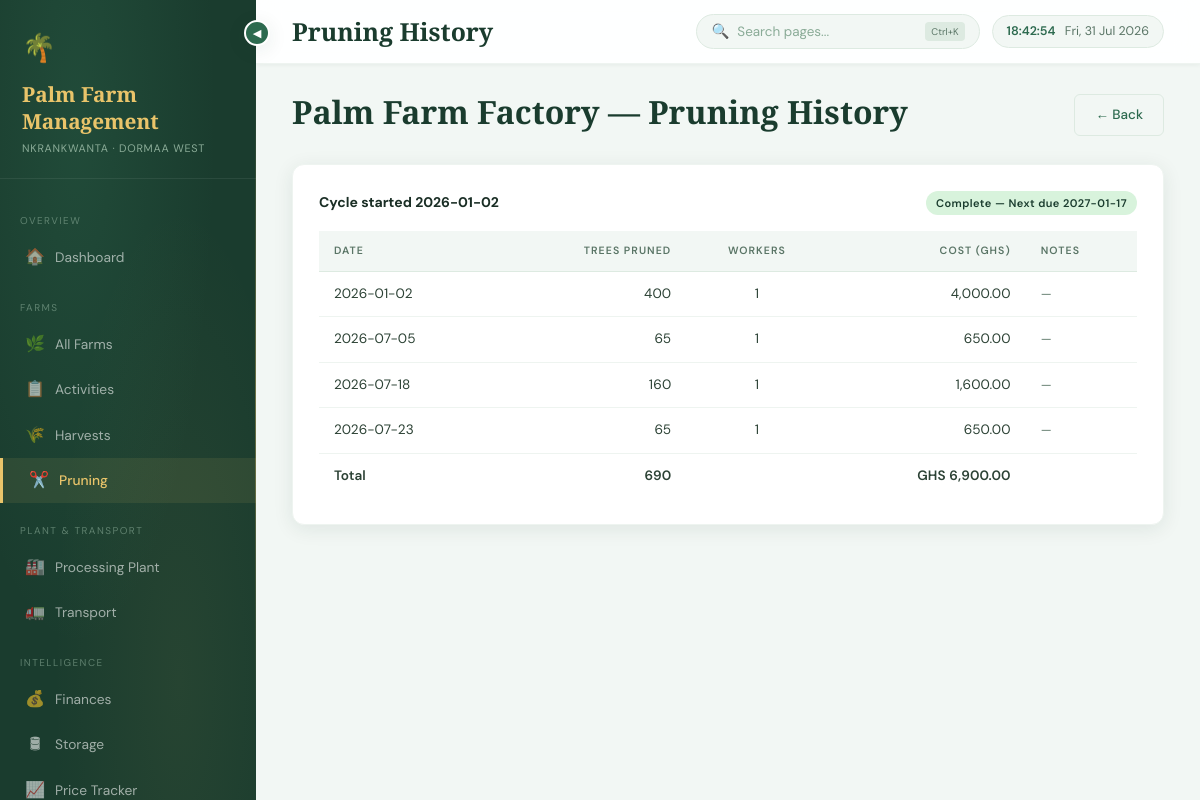
/pruning/history/4, run on the app's committed database.
### tables this page shows
CREATE TABLE farms (
    id              INTEGER PRIMARY KEY AUTOINCREMENT,
    name            TEXT NOT NULL,
    location        TEXT,
    constituency    TEXT,
    size_acres      REAL,
    crop_type       TEXT CHECK(crop_type IN ('Oil Palm', 'Cashew')),
    status          TEXT CHECK(status IN ('Active', 'Inactive', 'Development')),
    total_trees     INTEGER DEFAULT 0,
    notes           TEXT,
    created_at      DATE DEFAULT (DATE('now'))
);

CREATE TABLE pruning_cycles (
    id                  INTEGER PRIMARY KEY AUTOINCREMENT,
    farm_id             INTEGER REFERENCES farms(id) ON DELETE CASCADE,
    cycle_start_date    DATE NOT NULL,
    cycle_end_date      DATE,
    total_trees_pruned  INTEGER DEFAULT 0,
    is_complete         INTEGER DEFAULT 0,  -- 0=false, 1=true
    next_due_date       DATE
);

CREATE TABLE pruning_batches (
    id              INTEGER PRIMARY KEY AUTOINCREMENT,
    farm_id         INTEGER REFERENCES farms(id) ON DELETE CASCADE,
    activity_id     INTEGER REFERENCES activities(id) ON DELETE SET NULL,
    cycle_id        INTEGER REFERENCES pruning_cycles(id) ON DELETE CASCADE,
    date            DATE NOT NULL,
    trees_pruned    INTEGER DEFAULT 0,
    num_labourers   INTEGER DEFAULT 0,
    cost            REAL DEFAULT 0,
    notes           TEXT
);

### routes/pruning.py (the view)
@pruning_bp.route('/history/<int:farm_id>')
def history(farm_id):
    farm   = get_farm(farm_id)
    cycles = query("""
        SELECT * FROM pruning_cycles WHERE farm_id=? ORDER BY id DESC
    """, (farm_id,))
    cycle_data = []
    for c in cycles:
        batches = query("""
            SELECT * FROM pruning_batches WHERE cycle_id=? ORDER BY date
        """, (c['id'],))
        cycle_data.append({'cycle': c, 'batches': batches})
    return render_template('pruning/history.html',
        farm=farm, cycle_data=cycle_data)

### database/db.py (called while the page is built)
def get_connection():
    conn = sqlite3.connect(DB_PATH)
    conn.row_factory = sqlite3.Row
    conn.execute("PRAGMA foreign_keys = ON")
    return conn

def query(sql, params=(), one=False):
    conn = get_connection()
    cur = conn.execute(sql, params)
    rv = cur.fetchone() if one else cur.fetchall()
    conn.close()
    return rv

def get_farm(farm_id):
    return query("SELECT * FROM farms WHERE id = ?", (farm_id,), one=True)

### templates/pruning/history.html (shortened to what this page needs)
{% extends 'base.html' %}
{% block page_title %}Pruning History{% endblock %}
{% block content %}
<div class="page-header">
  <div><h2>{{ farm['name'] }} — Pruning History</h2></div>
  <a href="{{ url_for('pruning.index') }}" class="btn btn-outline">← Back</a>
</div>
{% for cd in cycle_data %}
<div class="card">
  <div class="flex justify-between mb-2">
    <strong>Cycle started {{ cd['cycle']['cycle_start_date'] }}</strong>
    {% if cd['cycle']['is_complete'] %}
      <span class="badge badge-green">Complete — Next due {{ cd['cycle']['next_due_date'] }}</span>
    {% else %}
      <span class="badge badge-amber">In Progress</span>
    {% endif %}
  </div>
  <table><thead><tr><th>Date</th><th class="text-right">Trees Pruned</th><th class="text-center">Workers</th><th class="text-right">Cost (GHS)</th><th>Notes</th></tr></thead>
  <tbody>{% for b in cd['batches'] %}<tr>
    <td>{{ b['date'] }}</td>
    <td class="text-right mono">{{ b['trees_pruned'] }}</td>
    <td class="text-center">{{ b['num_labourers'] }}</td>
    <td class="text-right mono">{{ '{:,.2f}'.format(b['cost']) }}</td>
    <td class="small muted">{{ b['notes'] or '—' }}</td>
  </tr>{% endfor %}
  <tr style="background:var(--grey-light);">
    <td class="bold">Total</td>
    <td class="text-right mono bold">{{ cd['cycle']['total_trees_pruned'] }}</td>
    <td></td>
    <td class="text-right mono bold">GHS {{ '{:,.2f}'.format(cd['batches']|sum(attribute='cost')) }}</td>
    <td></td>
  </tr>
  </tbody></table>
</div>
{% else %}
<div class="alert alert-amber">No pruning history for this farm yet.</div>
{% endfor %}
{% endblock %}

### templates/base.html (style rules this page uses)
:root { --green-dark: #1a3c2e; --green-mid: #2d6a4f; --green-light: #52b788; --green-pale: #d8f3dc; --green-wash: #eef7f1; --gold: #e9c46a; --gold-dark: #c49a2a; --gold-pale: #fdf3dc; --red: #e63946; --red-pale: #fdecea; --amber: #f4a261; --amber-pale: #fef0e0; --white: #ffffff; --off-white: #f8faf9; --surface: #f2f7f4; --border: #ddeae1; --border-soft: #eef4f0; --ink: #1a2e25; --ink-mid: #2c4235; --ink-soft: #5a7566; --ink-muted: #8aab97; --sidebar-w: 256px; --r-sm: 6px; --r: 12px; --r-lg: 18px; --shadow-sm: 0 1px 4px rgba(26,60,46,0.06); --shadow: 0 4px 20px rgba(26,60,46,0.09); --shadow-lg: 0 8px 40px rgba(26,60,46,0.13); --shadow-gold: 0 4px 20px rgba(196,154,42,0.2); }
*, *::before, *::after { box-sizing: border-box; margin: 0; padding: 0; }
html { scroll-behavior: smooth; }
body { font-family: 'DM Sans', sans-serif; background: var(--surface); color: var(--ink); display: flex; min-height: 100vh; font-size: 14px; line-height: 1.65; -webkit-font-smoothing: antialiased; }
.card { background: var(--white); border-radius: var(--r); box-shadow: var(--shadow); padding: 26px; margin-bottom: 22px; border: 1px solid var(--border-soft); transition: box-shadow 0.22s ease, transform 0.22s ease; position: relative; overflow: hidden; }
.card::before { content: ''; position: absolute; top: 0; left: 0; right: 0; height: 2px; background: linear-gradient(90deg, var(--green-mid), var(--gold), var(--green-mid)); transform: scaleX(0); transform-origin: left; transition: transform 0.3s ease; }
table { width: 100%; border-collapse: collapse; font-size: 0.85rem; }
thead th { background: var(--surface); color: var(--ink-soft); text-align: left; padding: 11px 15px; font-size: 0.66rem; text-transform: uppercase; letter-spacing: 0.1em; font-weight: 600; border-bottom: 1px solid var(--border); }
tbody tr { border-bottom: 1px solid var(--border-soft); transition: background 0.12s; }
tbody tr:last-child { border-bottom: none; }
tbody td { padding: 11px 15px; vertical-align: middle; color: var(--ink-mid); }
.text-right { text-align: right; }
.text-center { text-align: center; }
.mono { font-variant-numeric: tabular-nums; letter-spacing: 0.01em; }
.badge { display: inline-flex; align-items: center; padding: 3px 10px; border-radius: 20px; font-size: 0.69rem; font-weight: 600; letter-spacing: 0.04em; }
.badge-green { background: var(--green-pale); color: var(--green-dark); }
.btn { display: inline-flex; align-items: center; gap: 7px; padding: 9px 20px; border-radius: var(--r-sm); font-family: 'DM Sans', sans-serif; font-size: 0.84rem; font-weight: 500; cursor: pointer; text-decoration: none; border: none; transition: all 0.2s cubic-bezier(0.34,1.56,0.64,1); }
.btn-outline { background: transparent; color: var(--green-mid); border: 1.5px solid var(--border); }
.page-header { display: flex; align-items: flex-start; justify-content: space-between; margin-bottom: 28px; }
.page-header h2 { font-family: 'Cormorant Garamond', serif; font-size: 2rem; font-weight: 600; color: var(--green-dark); line-height: 1.15; }
.flex { display: flex; }
.justify-between { justify-content: space-between; }
.mb-2 { margin-bottom: 16px; }
.muted { color: var(--ink-soft); font-size: 0.84rem; }
.small { font-size: 0.78rem; }
.bold { font-weight: 600; }

### data on the page
farms: name "Palm Farm Factory"
pruning_cycles: cycle.cycle_start_date "2026-01-02", cycle.next_due_date "2027-01-17", cycle.total_trees_pruned "690"
pruning_batches: date "2026-01-02", trees_pruned "400", num_labourers "1", cost "4,000.00", notes "—"
pruning_batches: date "2026-07-05", trees_pruned "65", num_labourers "1", cost "650.00", notes "—"
pruning_batches: date "2026-07-18", trees_pruned "160", num_labourers "1", cost "1,600.00", notes "—"
pruning_batches: date "2026-07-23", trees_pruned "65", num_labourers "1", cost "650.00", notes "—"

### other printed values
{{ '{:,.2f}'.format(cd['batches']|sum(attribute='cost')) }} "6,900.00"
